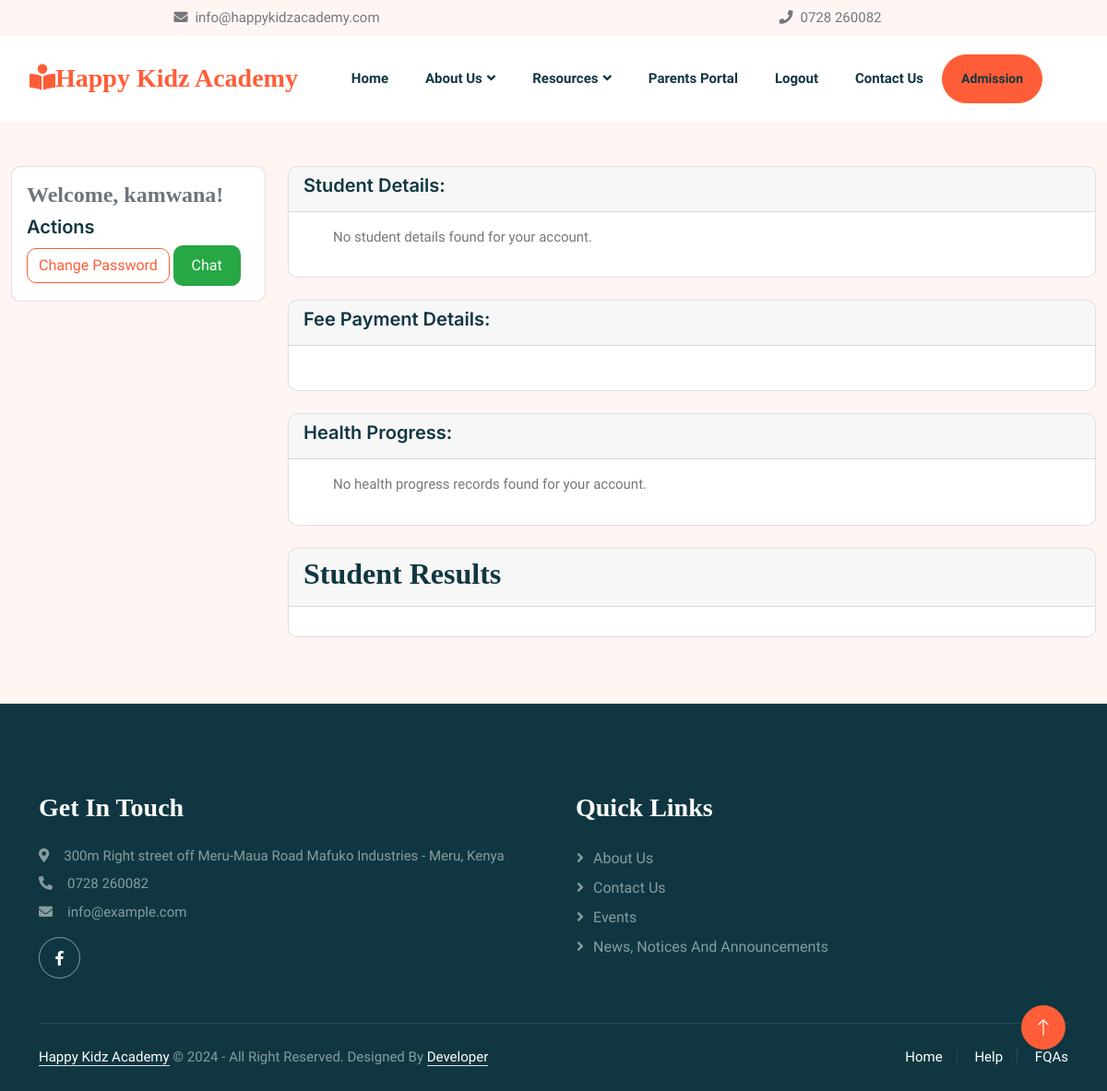
The page /portal/ (signed in) on the database as committed earlier.
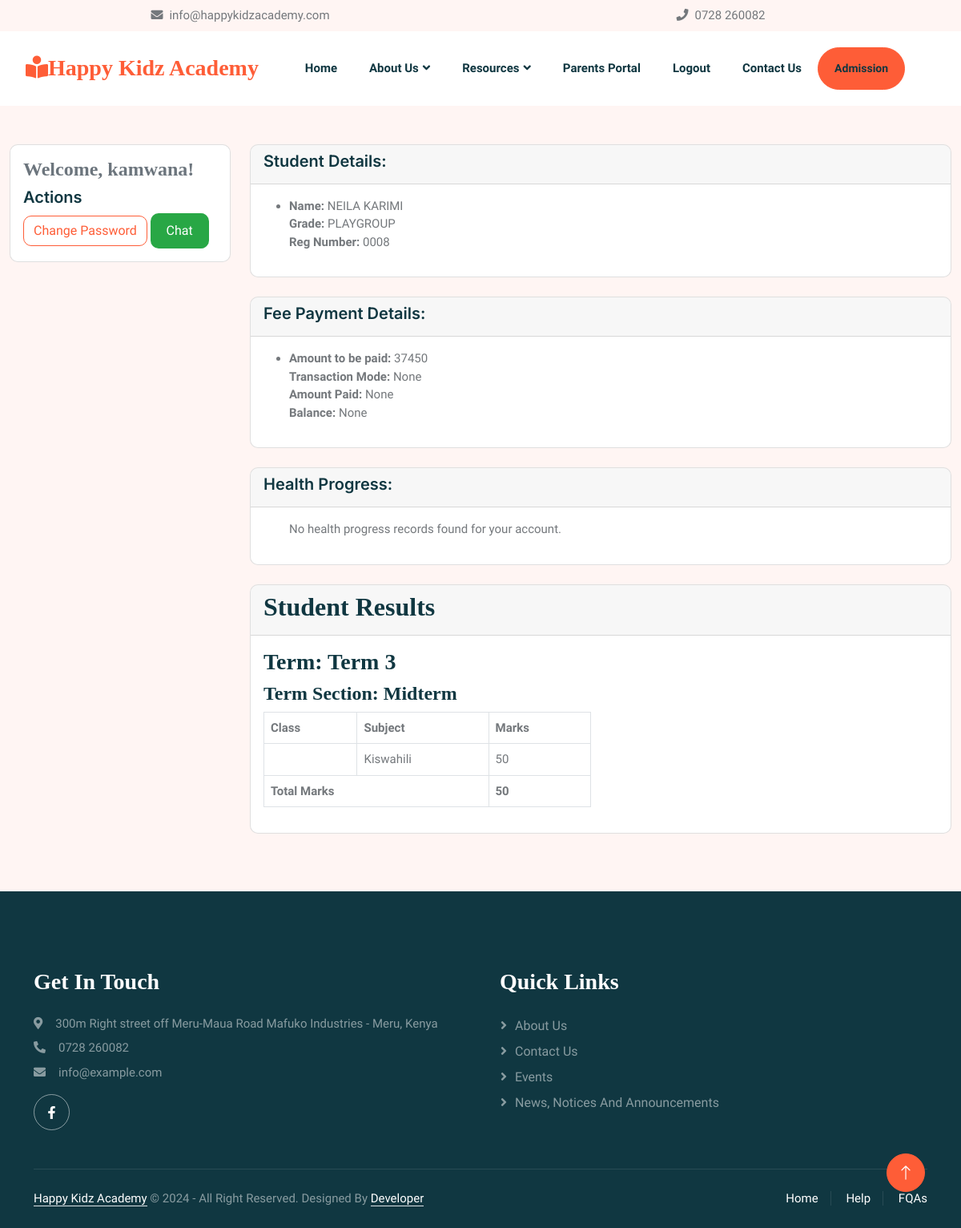
The same page on the database as committed later.
### portal/models.py (models this page shows, shortened)
class CustomUser(AbstractUser):
    reg_number = models.CharField(max_length=20, unique=True, blank=True, null=True)
    groups = models.ManyToManyField(
        'auth.Group',
        related_name='customuser_set',  # Custom related_name to avoid clashes
        blank=True,
        help_text='The groups this user belongs to.',
        verbose_name='groups'
    )
    user_permissions = models.ManyToManyField(
        'auth.Permission',
        related_name='customuser_permissions_set',  # Custom related_name to avoid clashes
        blank=True,
        help_text='Specific permissions for this user.',
        verbose_name='user permissions'
    )

class Students(models.Model):
    adm_no = models.CharField(max_length=100, unique=True)
    child_name = models.CharField(max_length=100, null=True, blank=True)
    d_o_b = models.CharField(max_length=10, null=True, blank=True)
    class_enrolled = models.CharField(max_length=10, null=True, blank=True)
    previous_school = models.CharField(max_length=100, null=True, blank=True)
    nationality = models.CharField(max_length=100, null=True, blank=True)
    fathers_name = models.CharField(max_length=100, null=True, blank=True)
    fathers_contact = models.CharField(max_length=100, null=True, blank=True)
    fathers_occupation = models.CharField(max_length=100, null=True, blank=True)
    fathers_location = models.CharField(max_length=100, null=True, blank=True)
    mothers_name = models.CharField(max_length=100, null=True, blank=True)
    mothers_contact = models.CharField(max_length=100, null=True, blank=True)
    mothers_occupation = models.CharField(max_length=100, null=True, blank=True)
    residential = models.CharField(max_length=100, null=True, blank=True)
    religion = models.CharField(max_length=100, null=True, blank=True)
    guardian_name = models.CharField(max_length=100, null=True, blank=True)
    guardian_contact = models.CharField(max_length=100, null=True, blank=True)
    health_status = models.CharField(max_length=100, null=True, blank=True)
    hospital_recommendation = models.CharField(max_length=100, null=True, blank=True)
    active_clubs = models.CharField(max_length=100, null=True, blank=True)
    class Meta:
        verbose_name_plural = 'Student Details'

class FeesPayment(models.Model):
    adm_no = models.CharField(max_length=100, unique=True)
    child_name = models.CharField(max_length=100, null=True, blank=True)
    class_enrolled = models.CharField(max_length=100, null=True, blank=True)
    fee_payment = models.CharField(max_length=100, null=True, blank=True)
    amount_paid = models.CharField(max_length=100, null=True, blank=True)
    mode_of_payment = models.CharField(max_length=100, null=True, blank=True)
    code_or_ref_no = models.CharField(max_length=100, null=True, blank=True)
    date_paid = models.CharField(max_length=100, null=True, blank=True)
    time_paid = models.CharField(max_length=100, null=True, blank=True)
    balance = models.CharField(max_length=100, null=True, blank=True)
    class Meta:
        verbose_name_plural = 'Fee Records'

class Term(models.Model):
    term = models.CharField(max_length=50 )
    start_date = models.DateField(blank=True, null=True)
    end_date = models.DateField(blank=True, null=True)
    year = models.DateField(blank=True, null=True)
    class Meta:
        pass

class TermSection(models.Model):
    term_section = models.CharField(max_length=50)
    class Meta:
        pass

class StudentResults(models.Model):
    student = models.ForeignKey(Students, on_delete=models.CASCADE, related_name="student_records")
    term = models.ForeignKey('Term', on_delete=models.CASCADE, related_name="student_records")
    term_section = models.ForeignKey('TermSection', on_delete=models.CASCADE, related_name="student_records")
    date_recorded = models.DateField(blank=True, null=True)
    subject = models.ForeignKey('Subject', on_delete=models.CASCADE, related_name="student_records")
    marks =  models.PositiveIntegerField()
    class Meta:
        pass

class Subject(models.Model):
    subject = models.CharField(max_length=50)
    class Meta:
        pass
    def __str__(self):
        return f"{self.subject}"

### portal/views.py (the view)
# urls.py: path('portal/', include('portal.urls')),
@login_required
def portal(request):
    admin_user = User.objects.get(is_superuser=True)  # Assuming admin is the superuser
    messages = Message.objects.filter(sender=request.user, receiver=admin_user) | \
               Message.objects.filter(sender=admin_user, receiver=request.user)
    messages = messages.order_by('timestamp')
    unread_count = Message.objects.filter(receiver=request.user,sender=request.user, read=False).count()
    Message.objects.filter(sender=request.user, receiver=request.user, read=False).update(read=True)
    if request.method == 'POST':
        message_text = request.POST['message']
        if message_text:
            Message.objects.create(sender=request.user, receiver=admin_user, message=message_text)
            return redirect('portal')  # Reload the page after submitting
    adm_no = request.user.reg_number
    students = Students.objects.filter(adm_no=adm_no)
    try:
        student = Students.objects.get(adm_no=adm_no)
    except Students.DoesNotExist:
        student = None
    results_data = []
    if student:
        results = StudentResults.objects.filter(student=student).select_related('term', 'term_section', 'subject')
        grouped_results = {}
        for term in results.values_list('term__term', flat=True).distinct():
            term_results = results.filter(term__term=term)
            grouped_results[term] = {}
            for section in term_results.values_list('term_section__term_section', flat=True).distinct():
                section_results = term_results.filter(term_section__term_section=section)
                total_marks = section_results.aggregate(total=Sum('marks'))['total']
                grouped_results[term][section] = {
                    'results': section_results,
                    'total_marks': total_marks,
                }
        results_data = grouped_results
    health_information = Health.objects.filter(student__in=students)
    fee_data = FeesPayment.objects.filter(adm_no=adm_no)
    return render(request, 'portal/portal.html', {
        'messages': messages,
        'unread_count': unread_count,  # Pass unread count to the template
        'students': students,
        'results_data': results_data,
        'fee_data': fee_data,  # Pass grouped fee data to the template
        'health_information': health_information,
    })

### portal/templates/portal/portal.html (shortened to what this page needs)
{% extends 'main/base.html' %}
{% load static %}
{% block content %}
<div class="container-fluid my-5">
    <div class="row">
        <div class="col-md-3">
            <div class="card mb-4">
                <div class="card-body">
                    <h4 class="text-muted">Welcome, {{ request.user.username }}!</h4>
                    <h5 class="card-title">Actions</h5>
                    <a href="{% url 'change_password' %}" class="btn btn-outline-primary btn-block">Change Password</a>
                    <button id="chat-toggle" class="chat-toggle-btn btn btn-outline-success btn-block">
                        Chat <span id="new-message-badge" class="badge badge-danger" style="display: none;">New</span>
                    </button>
                </div>
            </div>
        </div>
        <div class="col-md-9">
            <div class="card mb-4">
                <div class="card-header">
                    <h5>Student Details:</h5>
                </div>
                <div class="card-body">
                    <ul>
                        {% for student in students %}
                            <li>
                                <strong>Name:</strong> {{ student.child_name }} <br>
                                <strong>Grade:</strong> {{ student.class_enrolled }} <br>
                                <strong>Reg Number:</strong> {{ student.adm_no }} <br>
                            </li>
                        {% empty %}
                            <p>No student details found for your account.</p>
                        {% endfor %}
                    </ul>
                </div>
            </div>
            <div class="card mb-4">
                <div class="card-header">
                    <h5>Fee Payment Details:</h5>
                </div>
                <div class="card-body">
                    <ul>
                        {% for fee in fee_data %}
                            <li>
                                <strong>Amount to be paid:</strong> {{ fee.fee_payment }} <br>
                                <strong>Transaction Mode:</strong> {{ fee.mode_of_payment }} <br>
                                <strong>Amount Paid:</strong> {{ fee.amount_paid }} <br>
                                <strong>Balance:</strong> {{ fee.balance }} <br>
                            </li>
                        {% endfor %}
                    </ul>
                </div>
            </div>
            <div class="card mb-4">
                <div class="card-header">
                    <h5>Health Progress:</h5>
                </div>
                <div class="card-body">
                    <ul>
                        {% for record in health_information %}
                            <li>
                                <strong>Health Status:</strong> {{ record.health_status }} <br>
                                <strong>Date Recorded:</strong> {{ record.date_recorded }} <br>
                                <strong>Notes:</strong> {{ record.notes|default:"No notes available." }} <br>
                            </li>
                        {% empty %}
                            <p>No health progress records found for your account.</p>
                        {% endfor %}
                    </ul>
                </div>
            </div>
            <div class="card mb-4">
                <div class="card-header">
                    <h2>Student Results</h2>
                </div>
                <div class="card-body">
                    {% for term, sections in results_data.items %}
                        <h3>Term: {{ term }}</h3>
                        <div class="row">
                            {% for section, data in sections.items %}
                                <div class="col-md-6">
                                    <h4>Term Section: {{ section }}</h4>
                                    <table class="table table-bordered rounded">
                                        <thead class="thead-light">
                                            <tr>
                                                <th>Class</th>
                                                <th>Subject</th>
                                                <th>Marks</th>
                                            </tr>
                                        </thead>
                                        <tbody>
                                            {% for result in data.results %}
                                            <tr>
                                                <td>{{ result.student.class_name }}</td>
                                                <td>{{ result.subject }}</td>
                                                <td>{{ result.marks }}</td>
                                            </tr>
                                            {% endfor %}
                                            <tr>
                                                <td colspan="2"><strong>Total Marks</strong></td>
                                                <td><strong>{{ data.total_marks }}</strong></td>
                                            </tr>
                                        </tbody>
                                    </table>
                                </div>
                            {% endfor %}
                        </div>
                    {% endfor %}
                </div>
            </div>
        </div>
    </div>
</div>
{% endblock %}

Rows that differ between the two databases and show on the page:
added Students: child_name "NEILA KARIMI", class_enrolled "PLAYGROUP", adm_no "0008"
added FeesPayment: fee_payment "37450", mode_of_payment "None", amount_paid "None", balance "None"
now on this page (row unchanged): Term: term "Term 3"
now on this page (row unchanged): TermSection: term_section "Midterm", total_marks "50"
added StudentResults: subject "Kiswahili", marks "50"
Other text that changed with them:
text no longer shown: "No student details found for your account."
